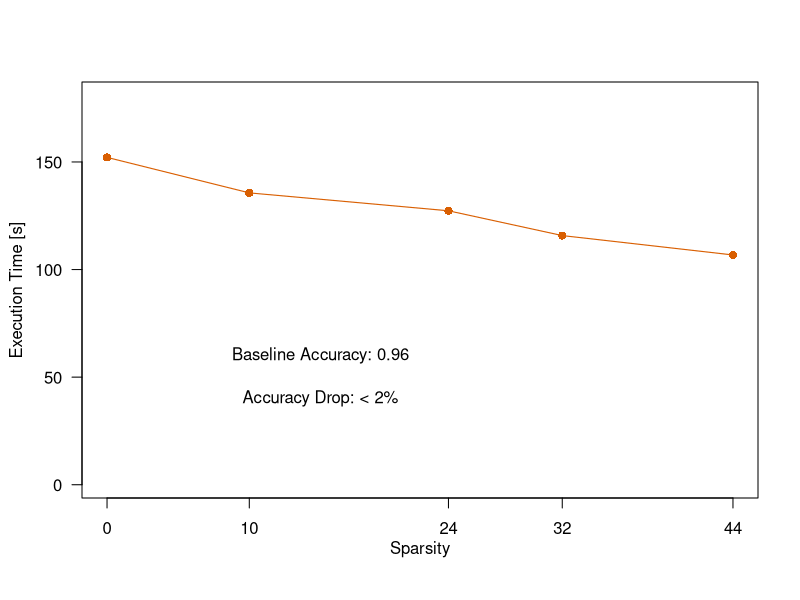

R code for this plot:
require(graphics)
require(Matrix)

pdf(file="criteo_time.pdf",
    width=4.8, height=4, family="serif", pointsize=14)
#par(mar=c(3.5, 4, 2.5, 2) + 0.1)

data1 = rowMeans(matrix(as.matrix(read.table("criteo_time.dat", 
          sep="\t"))[,1],5,3,byrow=TRUE))


points = as.matrix(c(0,10,24,32,44));
#plot_colors <- c("orange")
plot_colors <- c("#d95f02")

plot(   points, data1/1000,     
        type="o",           
        pch=16, 
        cex=1.1,
        col=plot_colors[1],              
        ylim = c(1,180),   
        xlab="",     
        ylab="",         
        axes=FALSE,    
        bg=plot_colors[1],
        log="",
        lwd=1.1, 
        lty=1
)


axis(2, las=2) # horizontal y axis
axis(1, las=1, at=c(0,10,24,32,44), cex.axis=1.0)     # horizontal x axis
mtext(2, text="Execution Time [s]",line=2.8) 
mtext(1, text="Sparsity",line=2) 

text(x=15, y=60, labels="Baseline Accuracy: 0.96")
text(x=15, y=40, labels="Accuracy Drop: < 2%")

box()	

#legend( x=310, y=265, text.width=c(80),
#        c("SKlearn","Base","UPLIFT"), col=plot_colors, cex=1.0,
#        pch=c(16,15,17), lty=c(1), lwd=c(1.1), bty="n", ncol=1, seg.len=2, x.intersp=0.3);


dev.off() 

